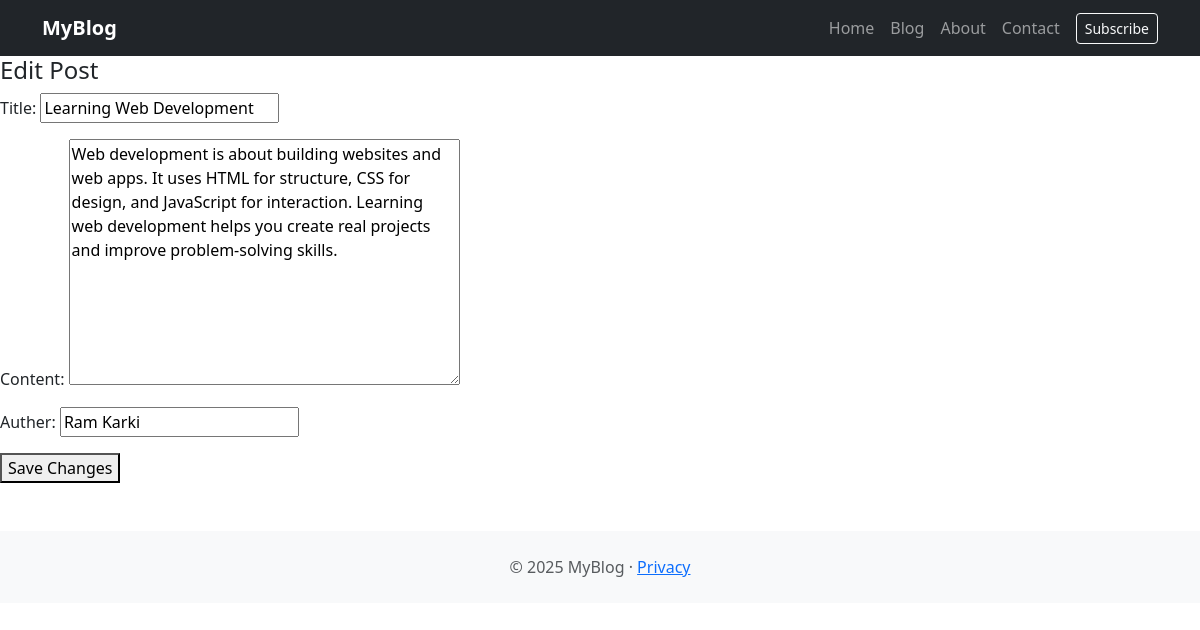
Page /post/4/edit/ on the committed database.
### blog/models.py (models this page shows, shortened)
class Post(models.Model):
    title = models.CharField(max_length=200)
    content = models.TextField()
    auther = models.CharField(max_length=100)
    created_at = models.DateTimeField(auto_now_add=True)
    updated_at = models.DateTimeField(auto_now=True)

### blog/views.py (the view)
# urls.py: path('post/<int:post_id>/edit/', views.edit_post, name='edit_post'),
def edit_post(request, post_id):
    post = Post.objects.get(id=post_id)
    if request.method == 'POST':
        form = PostForm(request.POST, instance=post)
        if form.is_valid():
            form.save()
            return redirect('post_list')
    else:
        form = PostForm(instance=post)
    return render(request, 'edit_post.html', {'form': form})

### blog/forms.py
class PostForm(forms.ModelForm):
    class Meta:
        model = Post
        fields = '__all__'

### blog/templates/edit_post.html (shortened to what this page needs)
{% extends 'base.html' %}
{% block content %}
<h4>Edit Post</h4>
<form method="post">
    {{ form.as_p }}
    <button type="submit">Save Changes</button>
</form>
{% endblock %}

### rows in the picture
Post: title "Learning Web Development", content "Web development is about building websites and web apps. It uses HTML for structure, CSS for design, and JavaScript for interaction. Learning web development helps you create real projects and improve problem-solving skills.", auther "Ram Karki"
